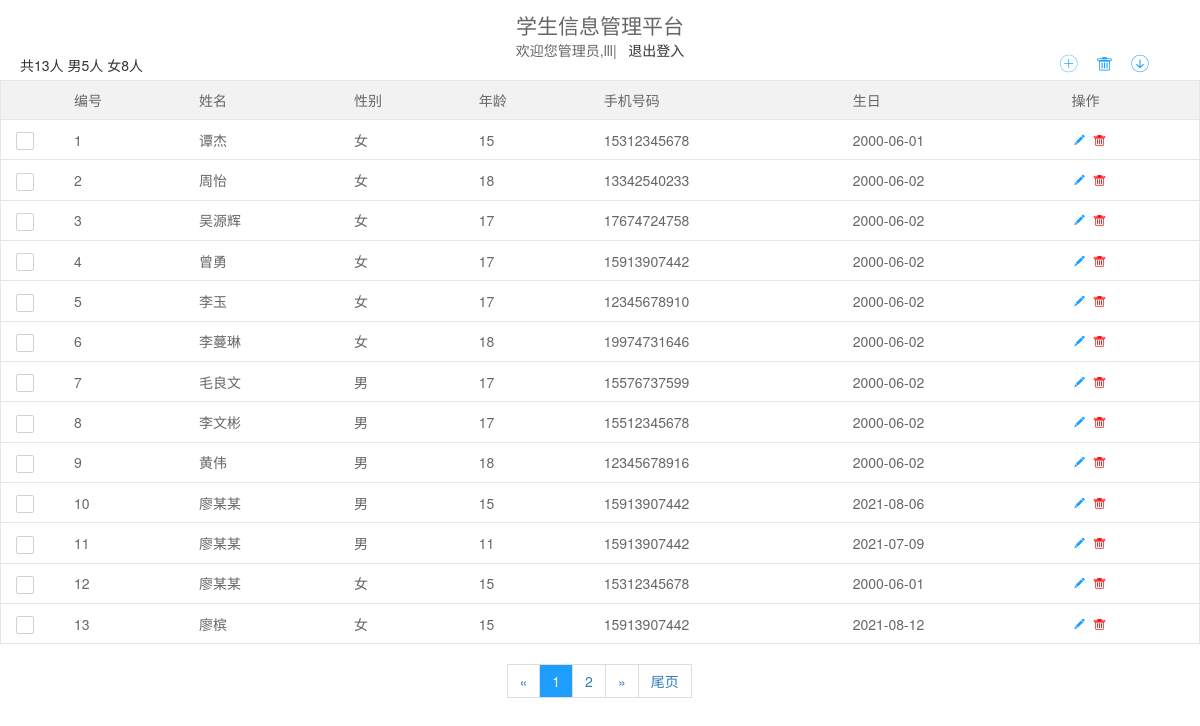
Page / (signed in) on the committed database.
### tables this page shows
CREATE TABLE IF NOT EXISTS `stuinfo` (
  `id` int(11) NOT NULL AUTO_INCREMENT,
  `name` varchar(5) DEFAULT NULL,
  `sex` char(1) DEFAULT NULL,
  `age` int(11) DEFAULT NULL,
  `phone_number` char(11) DEFAULT NULL,
  `birthday` date NOT NULL,
  `time` timestamp NOT NULL DEFAULT CURRENT_TIMESTAMP ON UPDATE CURRENT_TIMESTAMP,
  `student_id` int(100) NOT NULL,
  PRIMARY KEY (`id`),
  KEY `student_id` (`student_id`)
);

### index.php (the view, shortened to what this page needs)
<?php
	include 'php/conn.php';
	$sql = 'SELECT * FROM stuinfo;';
	$result = mysqli_query($link,$sql);
	$arr = mysqli_fetch_all($result,MYSQLI_ASSOC);
	$count = count($arr);
	$sex = '';
	for($i = 0; $i < count($arr); $i++){
		$sex .=  $arr[$i]['sex'];
	}
	$man = substr_count($sex,'男');
	$woman = substr_count($sex,'女');
	$pages = ceil($count/10);
	$page = isset($_GET['page'])?$_GET['page']:1;
	$starRow = ($page-1)*10;
	$sql2 = "select  *  from  stuinfo  limit  ".$starRow.",  15;";
	$result2 = mysqli_query($link,$sql2);
	$arr2 = mysqli_fetch_all($result2,MYSQLI_ASSOC);
?>
<!DOCTYPE html>
<html lang="zh">
<head>
	<link rel="stylesheet" href="layui/css/layui.css"/>
	<link rel="stylesheet" href="css/index.css"/>
</head>
<body>
	<table class="layui-table" lay-skin="line"  id="tableExcel">
		<caption style="text-align:center">
			<h2>学生信息管理平台</h2>欢迎您管理员,<?php echo $_SESSION['name'];?>|&nbsp;&nbsp;&nbsp;<a href="javascript:;" class="logout">退出登入</a>
			<div class="btn_left">
				<a>
					共<?php echo $count;?>人
				</a>
				<a>
					男<?php echo $man;?>人
				</a>
				<a>
					女<?php echo $woman;?>人
				</a>
			</div>
			<div class="btn_right">
				<a title="添加学生" class="add_btn" onclick="show(this.getAttribute('title'),'add.php')">
					<i class="layui-icon layui-icon-add-circle-fine"></i>
				</a>&nbsp;&nbsp;
				<a title="删除学生" class="many_del">
					<i class="layui-icon layui-icon-delete"></i>
				</a>&nbsp;&nbsp;
				<a title="点击下载" class="download" id="export">
					<i class="layui-icon layui-icon-download-circle"></i>
				</a>
			</div>
		</caption>
		<thead>
			<tr>
				<th width="20"></th>
				<th>编号</th>
				<th>姓名</th>
				<th>性别</th>
				<th>年龄</th>
				<th>手机号码</th>
				<th>生日</th>
				<th>操作</th>
			</tr>
		</thead>
		<tbody>
		<?php for($i = 0; $i < count($arr2); $i++){?>
			<tr>
				<td>
					<form class="layui-form" action="">
					</form>
				</td>
				<td><?php echo $i+1;?></td>
				<td><?php echo $arr2[$i]['name'];?></td>
				<td><?php echo $arr2[$i]['sex'];?></td>
				<td><?php echo $arr2[$i]['age'];?></td>
				<td><?php echo $arr2[$i]['phone_number'];?></td>
				<td><?php echo $arr2[$i]['birthday'];?></td>
				<td>
					<a title="修改" href="javascript:;" onclick="show('修改信息','update.php?id=<?php echo $arr2[$i]['id'];?>')"><i class="layui-icon layui-icon-edit" style="color: #1E9FFF;"></i></a>
					<a title="删除" class="single_del" href="javascript:;"><i class="layui-icon layui-icon-delete" style="color: red;"></i> </a>
				</td>
			</tr>
		<?php } ?>
		</tbody>
	</table>
	<div id="page" style="margin:0 auto">
		<ul class="pagination">
			<?php
				if($page == 1){
					echo '<li><span>&laquo;</span></li>';
				}else {
					echo "<li><a title='首页' href='./?page=1'>首页</a></li>";
					echo "<li><a title='上一页' href='./?page=".($page-1)."' disabled>&laquo;</a></li>";
				}
				if($page<=$pages){
					$start = 1;
					$end = $pages;
				}
				for($i = $start; $i <= $end; $i++){
					echo "<li>";
					if($i==$page){
						echo "<span class='active'>$i</span>";
					}else {
						echo "<a href='?page=$i'>$i</a>";
					}
				}
				if($page < $pages){
					echo "<li><a title='下一页' href='./?page=".($page+1)."'>&raquo;</a></li>";
					echo "<li><a title='尾页' href='./?page=".$pages."'>尾页</a></li>";
				}else {
					echo '<li><span>&raquo;</span></li>';
				}
			?>
		</ul>
	</div>
</body>
</html>

### layui/css/layui.css (style rules this page uses)
h1,h2,h3,h4,h5,h6 { font-weight:400 }
.layui-btn,.layui-disabled,.layui-icon,.layui-unselect { -moz-user-select:none;-webkit-user-select:none;-ms-user-select:none }
blockquote,body,button,dd,div,dl,dt,form,h1,h2,h3,h4,h5,h6,input,li,ol,p,pre,td,textarea,th,ul { margin:0;padding:0;-webkit-tap-highlight-color:rgba(0,0,0,0) }
li { list-style:none }
table { border-collapse:collapse;border-spacing:0 }
body { line-height:24px;font:14px Helvetica Neue,Helvetica,PingFang SC,Tahoma,Arial,sans-serif }
a { color:#333;text-decoration:none }
.layui-icon { font-family:layui-icon!important;font-size:16px;font-style:normal;-webkit-font-smoothing:antialiased;-moz-osx-font-smoothing:grayscale }
.layui-icon-download-circle:before { content:"\e601" }
.layui-icon-edit:before { content:"\e642" }
.layui-icon-add-circle-fine:before { content:"\e608" }
.layui-icon-delete:before { content:"\e640" }
.layui-table,.layui-table-view { margin:10px 0 }
.layui-table { width:100%;background-color:#fff;color:#666 }
.layui-table tr { transition:all .3s;-webkit-transition:all .3s }
.layui-table th { text-align:left;font-weight:400 }
.layui-table tbody tr:hover,.layui-table thead tr,.layui-table-click,.layui-table-header,.layui-table-hover,.layui-table-mend,.layui-table-patch,.layui-table-tool,.layui-table-total,.layui-table-total tr,.layui-table[lay-even] tr:nth-child(even) { background-color:#f2f2f2 }
.layui-table td,.layui-table th,.layui-table-col-set,.layui-table-fixed-r,.layui-table-grid-down,.layui-table-header,.layui-table-page,.layui-table-tips-main,.layui-table-tool,.layui-table-total,.layui-table-view,.layui-table[lay-skin=line],.layui-table[lay-skin=row] { border-width:1px;border-style:solid;border-color:#e6e6e6 }
.layui-table td,.layui-table th { position:relative;padding:9px 15px;min-height:20px;line-height:20px;font-size:14px }
.layui-table[lay-skin=line] td,.layui-table[lay-skin=line] th { border-width:0 0 1px }

### css/index.css (style rules this page uses)
.btn_right { position: absolute; right: 50px; bottom: -15px; }
.btn_left { position: absolute; left: 20px; bottom: -15px; }
caption { position: relative }
caption a { cursor: pointer; }
caption { margin-bottom: 20px; margin-top: 10px; }
caption i { color: #1E9FFF; font-size: 20px !important; }
.pagination { display: inline-block; padding-left: 0; margin: 20px 0; border-radius: 4px; }
.pagination>li { display: inline; }
.pagination>li .active { background: #1E9FFF; color: #fff }
.pagination>li>a, .pagination>li>span { position: relative; float: left; padding: 6px 12px; margin-left: -1px; line-height: 1.42857143; color: #337ab7; text-decoration: none; background-color: #fff; border: 1px solid #ddd; }
.pagination>li>span { cursor: not-allowed; }
.layui-table { width: 1200px; margin: 0 auto; }

### rows in the picture
stuinfo: name "谭杰", sex "女", age "15", phone_number "15312345678", birthday "2000-06-01"
stuinfo: name "周怡", sex "女", age "18", phone_number "13342540233", birthday "2000-06-02"
stuinfo: name "吴源辉", sex "女", age "17", phone_number "17674724758", birthday "2000-06-02"
stuinfo: name "曾勇", sex "女", age "17", phone_number "15913907442", birthday "2000-06-02"
stuinfo: name "李玉", sex "女", age "17", phone_number "12345678910", birthday "2000-06-02"
stuinfo: name "李蔓琳", sex "女", age "18", phone_number "19974731646", birthday "2000-06-02"
stuinfo: name "毛良文", sex "男", age "17", phone_number "15576737599", birthday "2000-06-02"
stuinfo: name "李文彬", sex "男", age "17", phone_number "15512345678", birthday "2000-06-02"
stuinfo: name "黄伟", sex "男", age "18", phone_number "12345678916", birthday "2000-06-02"
stuinfo: name "廖某某", sex "男", age "15", phone_number "15913907442", birthday "2021-08-06"
stuinfo: name "廖某某", sex "男", age "11", phone_number "15913907442", birthday "2021-07-09"
stuinfo: name "廖某某", sex "女", age "15", phone_number "15312345678", birthday "2000-06-01"
stuinfo: name "廖槟", sex "女", age "15", phone_number "15913907442", birthday "2021-08-12"

### other values in the picture
$_SESSION['name'] "lll"
$count "13"
$man "5"
$woman "8"
